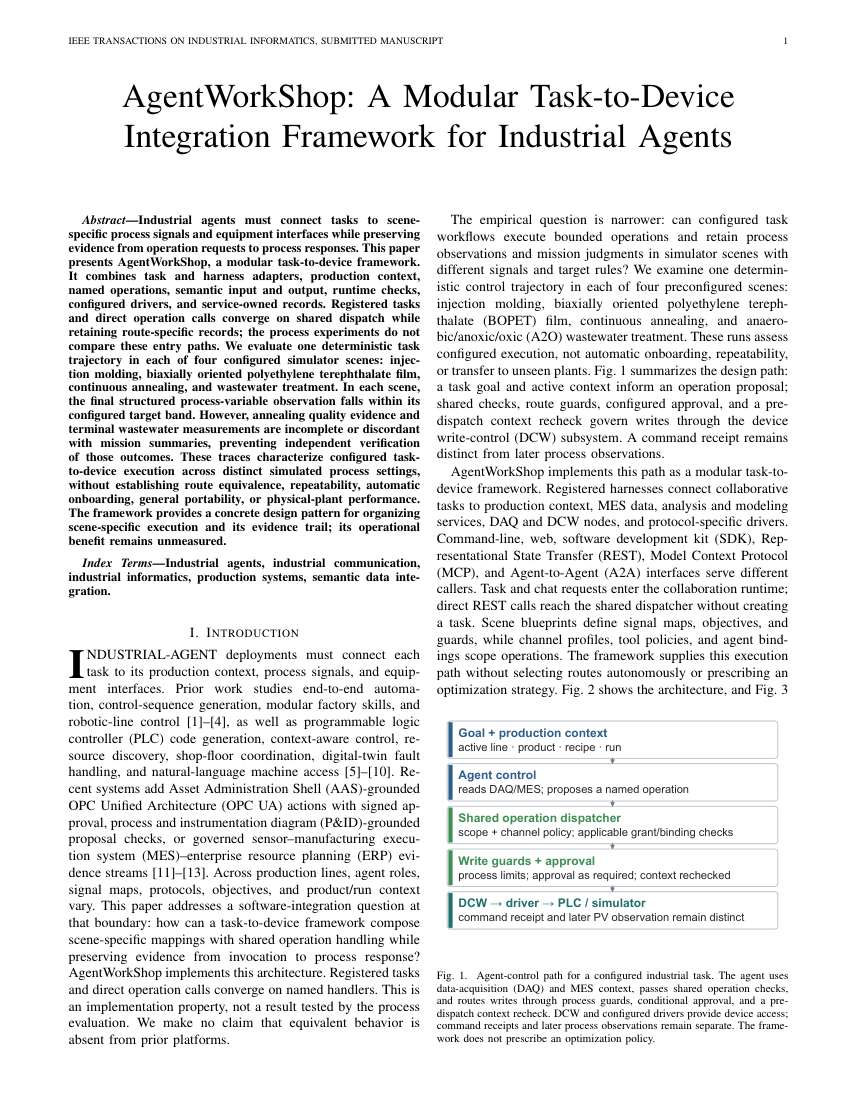
#> input picture paper/tii/SUBMISSION-IEEE-TII/qa/expert-review-2026-10-27/page-01.png, 857 x 1109 px, given as the content of the folder qa/expert-review-2026-10-27/pages, which was not available
$ python make-contact-sheet.py
#> lines starting #> are read from the running program, lines starting #| are printed output that depends on the picture; pictures that were not available may be replaced by others from this repository, and a replacement may not be noted
from PIL import Image, ImageDraw
from pathlib import Path
files = sorted(Path('qa/expert-review-2026-10-27/pages').glob('page-*.png'))
thumb_w, thumb_h = 350, 453
cell_w, cell_h = thumb_w + 12, thumb_h + 36
sheet = Image.new('RGB', (5 * cell_w, 2 * cell_h), (225, 225, 225))
#> sheet: PIL image 1810x978 RGB; every value is 225
for index, path in enumerate(files):
    image = Image.open(path).convert('RGB')
#> image is the input picture: PIL image 857x1109 RGB; mean R, G, B 233, 233.2, 233.2
    image.thumbnail((thumb_w, thumb_h))
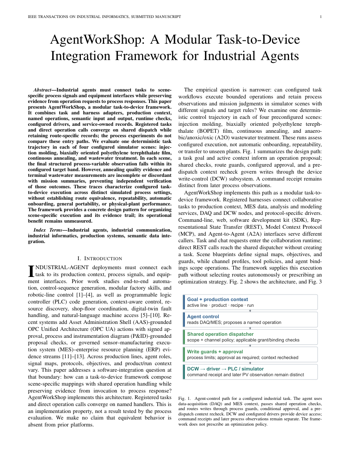
#> image: PIL image 350x453 RGB; mean R, G, B 232.3, 232.6, 232.6
    tile = Image.new('RGB', (cell_w, cell_h), 'white')
#> tile: PIL image 362x489 RGB; every value is 255
    tile.paste(image, ((cell_w-image.width)//2, 4))
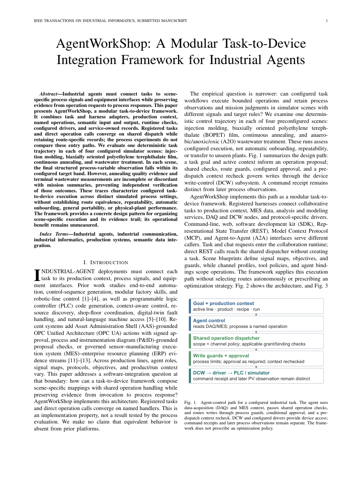
#> tile: PIL image 362x489 RGB; mean R, G, B 234.7, 234.9, 234.9
    ImageDraw.Draw(tile).text((7, thumb_h+10), path.stem, fill='black')
    sheet.paste(tile, ((index % 5) * cell_w, (index // 5) * cell_h))
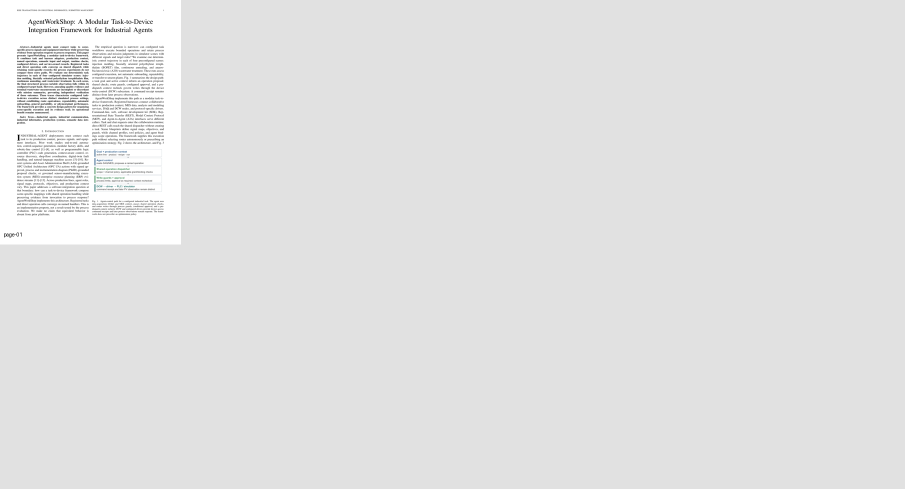
#> sheet: PIL image 1810x978 RGB (shown at 1/2 size); mean R, G, B 226, 226, 226
sheet.save('qa/expert-review-2026-10-27/contact-sheet.png')
print(f'Rendered {len(files)} pages to contact sheet')

$ run again, on paper/tii/SUBMISSION-IEEE-TII/qa/expert-review-2026-10-27/page-05.png
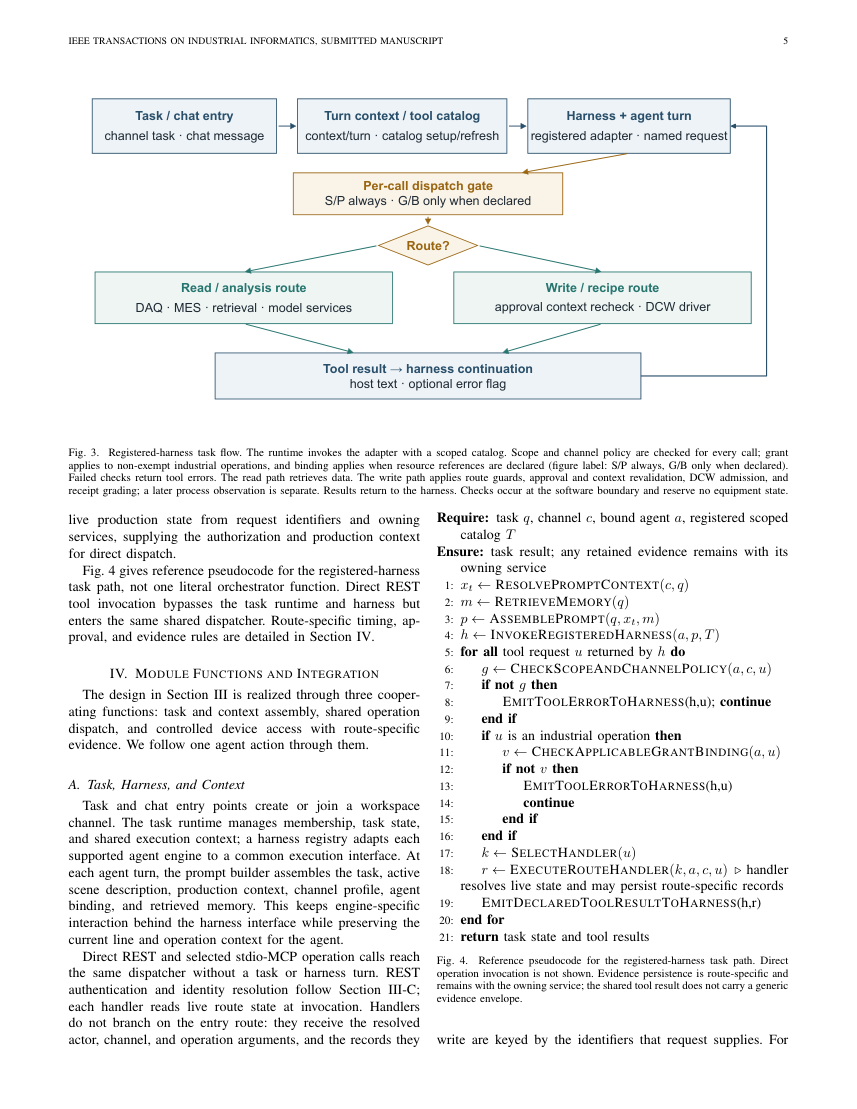
#> input picture paper/tii/SUBMISSION-IEEE-TII/qa/expert-review-2026-10-27/page-05.png, 857 x 1109 px, given as the content of the folder qa/expert-review-2026-10-27/pages, which was not available
#> image is the input picture: PIL image 857x1109 RGB; mean R, G, B 240.4, 241.2, 241.2
#> image: PIL image 350x453 RGB
#> `tile.paste(image, ((cell_w-image.width)//2, 4))`:
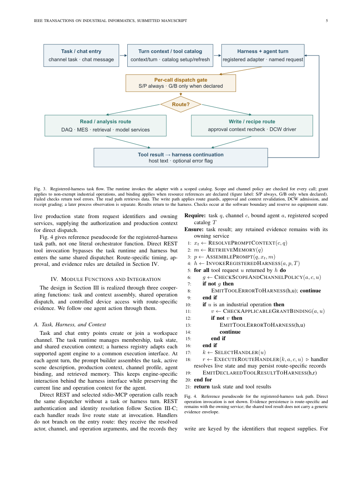
#> tile: PIL image 362x489 RGB; mean R, G, B 241.6, 242.3, 242.3
#> `sheet.paste(tile, ((index % 5) * cell_w, (index // 5) * cell_h))`:
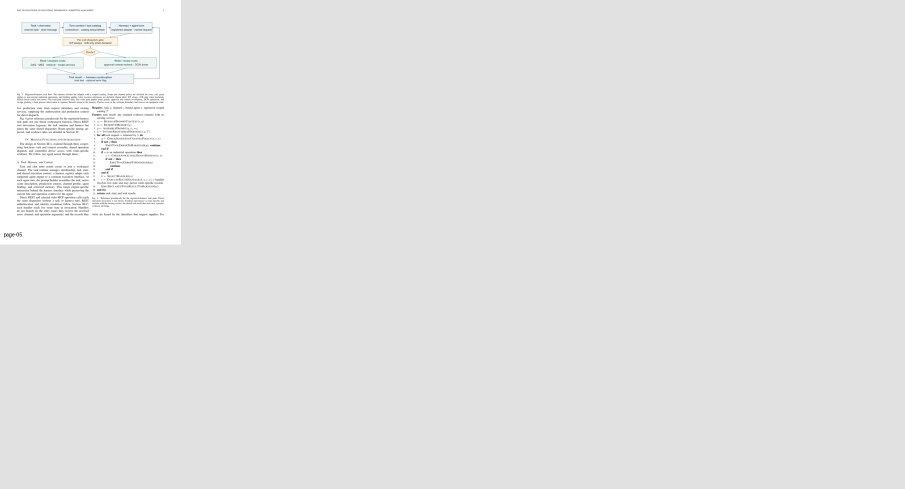
#> sheet: PIL image 1810x978 RGB (shown at 1/2 size); mean R, G, B 226.6, 226.7, 226.7

$ run again, on paper/tii/SUBMISSION-IEEE-TII/qa/expert-review-2026-10-27/page-06.png
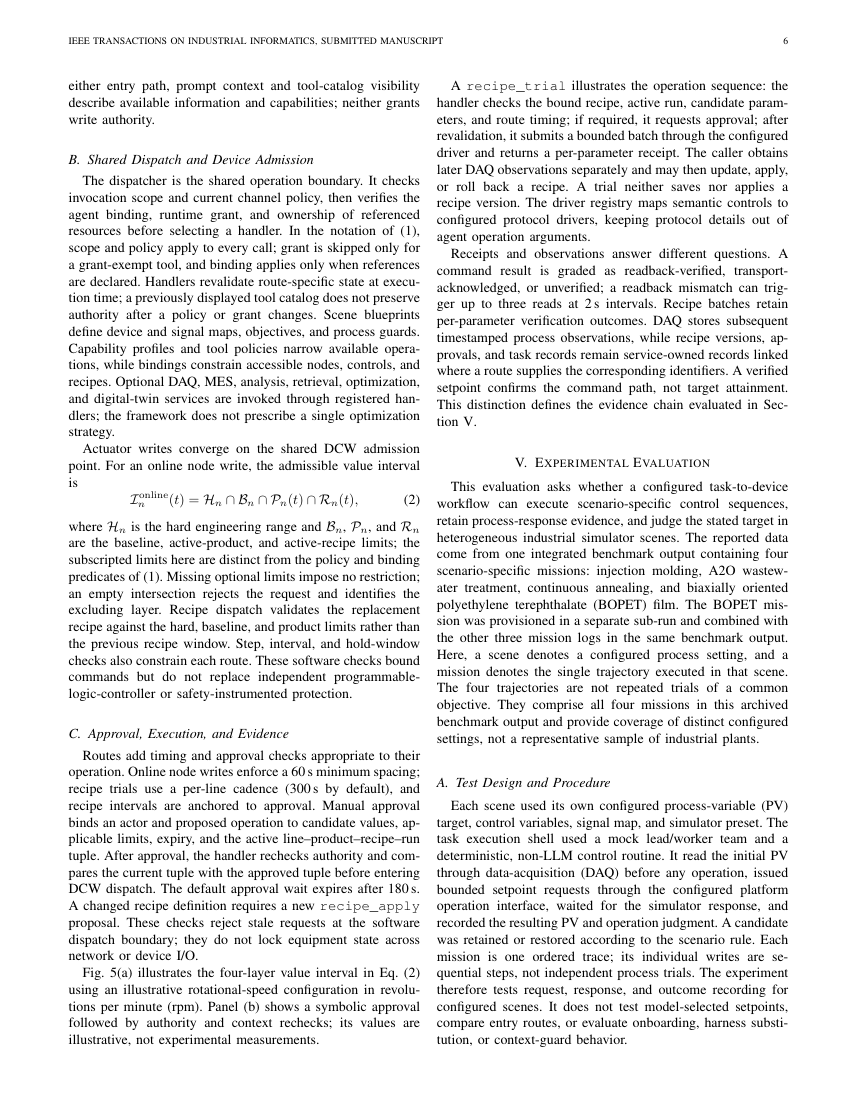
#> input picture paper/tii/SUBMISSION-IEEE-TII/qa/expert-review-2026-10-27/page-06.png, 857 x 1109 px, given as the content of the folder qa/expert-review-2026-10-27/pages, which was not available
#> image is the input picture: PIL image 857x1109 RGB; min 0, max 255, mean 234.5
#> image: PIL image 350x453 RGB
#> `tile.paste(image, ((cell_w-image.width)//2, 4))`:
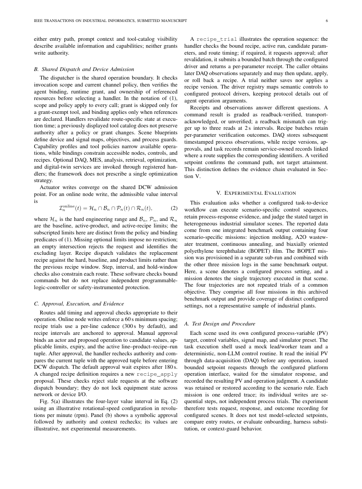
#> tile: PIL image 362x489 RGB; min 80, max 255, mean 236.1
#> `sheet.paste(tile, ((index % 5) * cell_w, (index // 5) * cell_h))`:
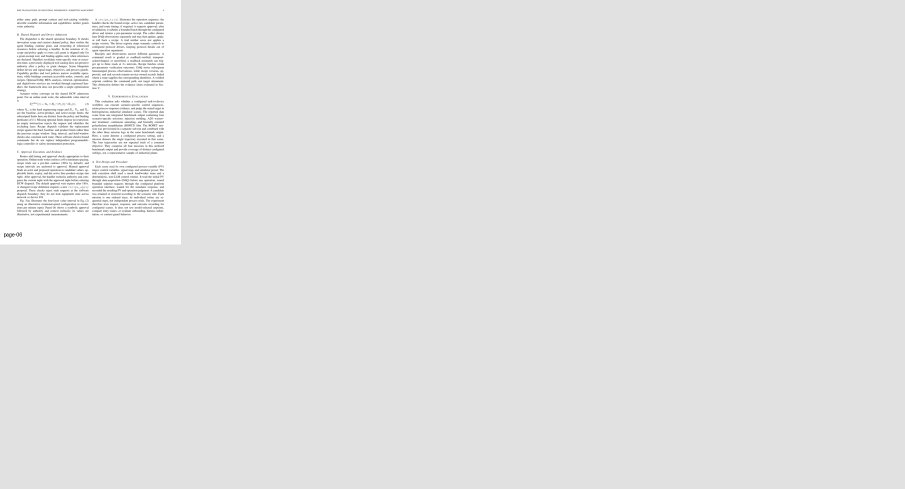
#> sheet: PIL image 1810x978 RGB (shown at 1/2 size); min 6, max 255, mean 226.1

$ run again, on paper/tii/SUBMISSION-IEEE-TII/qa/expert-review-2026-10-27/page-07.png
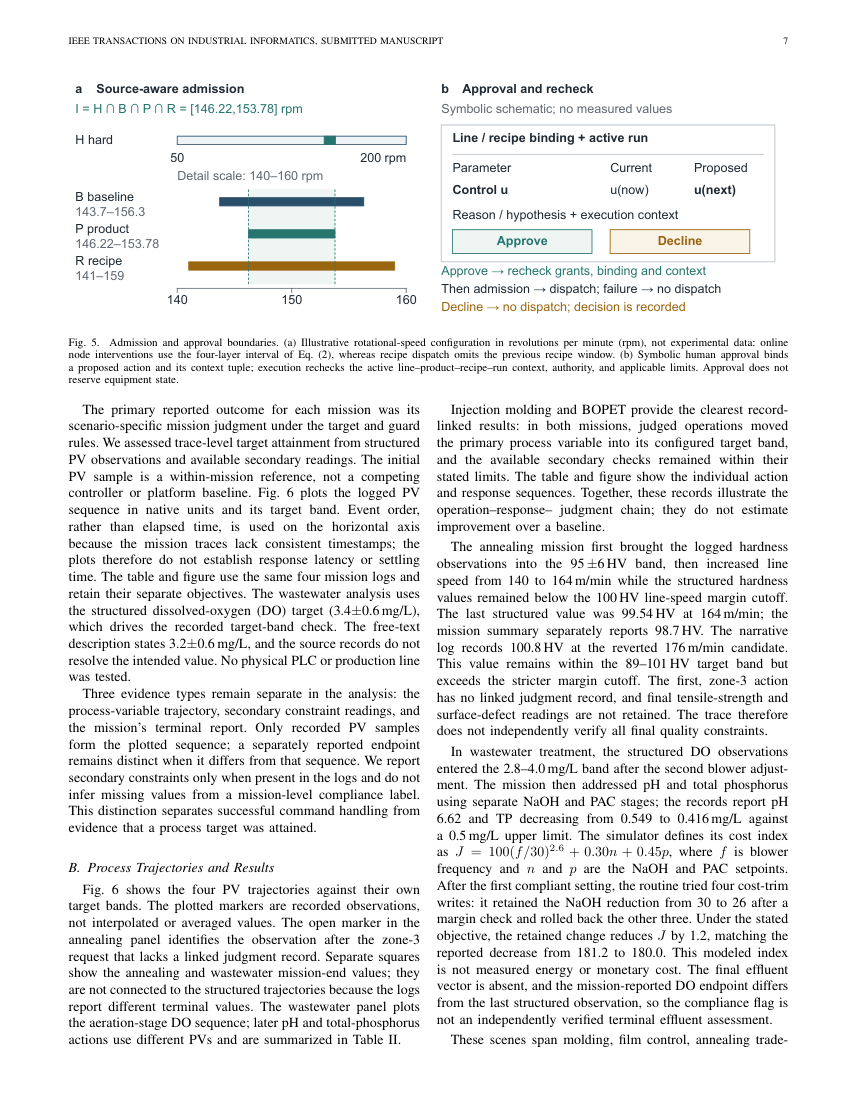
#> input picture paper/tii/SUBMISSION-IEEE-TII/qa/expert-review-2026-10-27/page-07.png, 857 x 1109 px, given as the content of the folder qa/expert-review-2026-10-27/pages, which was not available
#> image is the input picture: PIL image 857x1109 RGB; mean R, G, B 236.2, 236.5, 236.3
#> image: PIL image 350x453 RGB
#> `tile.paste(image, ((cell_w-image.width)//2, 4))`:
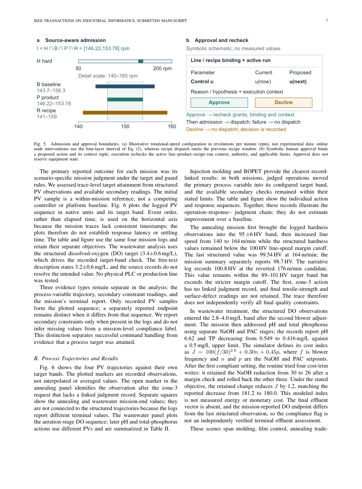
#> tile: PIL image 362x489 RGB; mean R, G, B 237.7, 237.9, 237.7
#> `sheet.paste(tile, ((index % 5) * cell_w, (index // 5) * cell_h))`:
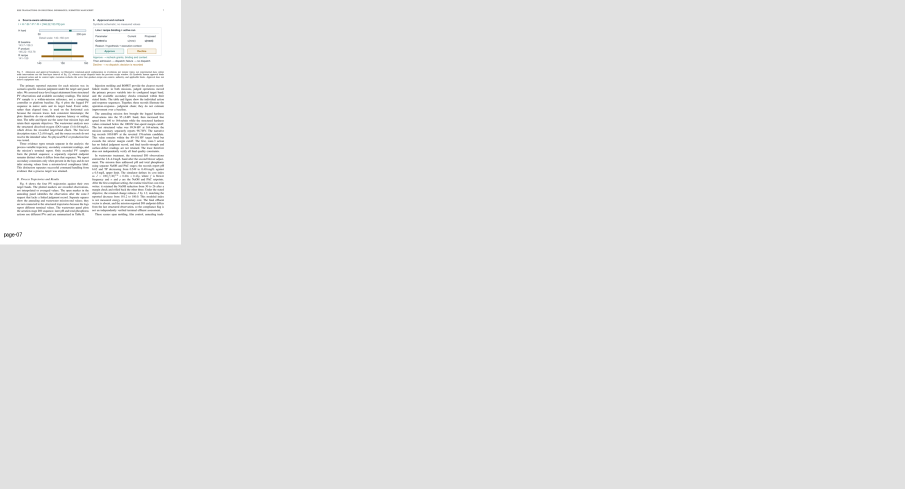
#> sheet: PIL image 1810x978 RGB (shown at 1/2 size); mean R, G, B 226.3, 226.3, 226.3
